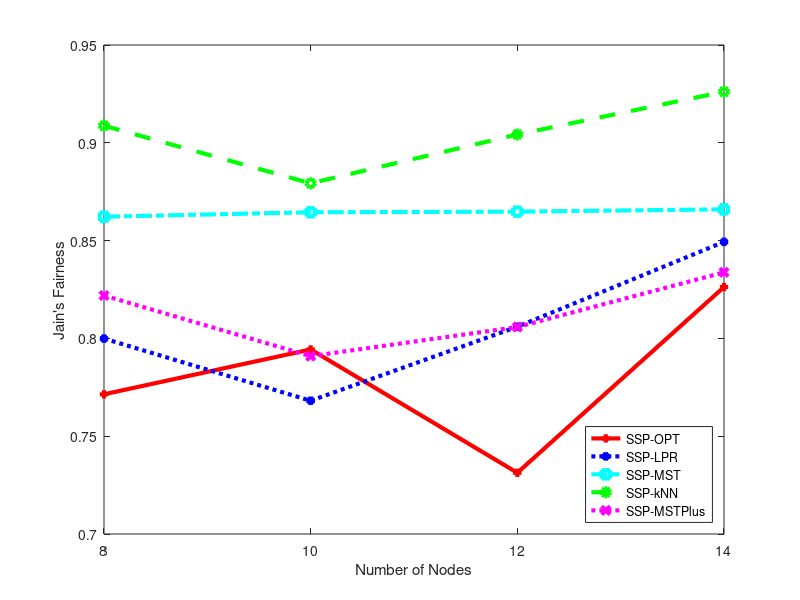

This chart was generated by the following MATLAB code: (Note: this script raises an error after producing the figure.)
figure(4);

X = [ 8, 10, 12, 14 ];


SSPOPTFI = [ 0.644538606403013, 0.822691879866518, 0.747713058900401, 0.794760204056465 ];
SSPOPTFO = [ 0.898293963254593, 0.766027964785086, 0.714881749219099, 0.857775303627212 ];
SSPLPRFI = [ 0.782314488161796, 0.728647301576072, 0.774116641748073, 0.832779930153244 ];
SSPLPRFO = [ 0.817526705235846, 0.807596883309288, 0.837795767655198, 0.865928535761973 ];
SSPMSTFI = [ 0.822544576795223, 0.825080233204196, 0.839390636270432, 0.837854487400366 ];
SSPMSTFO = [ 0.90187747124035, 0.903885193125847, 0.890217151691651, 0.894105229598556 ];
SSPkNNFI = [ 0.893938190338811, 0.850453462726795, 0.880363275951676, 0.90311510266677 ];
SSPkNNFO = [ 0.923575381939299, 0.908129448247687, 0.928170124652286, 0.949088988141605 ];
SSPMSTPFI = [ 0.827377157608367, 0.757709775017847, 0.785650963215899, 0.817969699972347 ];
SSPMSTPFO = [ 0.816480076701296, 0.82414136252063, 0.825963989929793, 0.849589667964235 ];

SSPOPT = (SSPOPTFI + SSPOPTFO) / 2
SSPLPR = (SSPLPRFI + SSPLPRFO) / 2
SSPMST = (SSPMSTFI + SSPMSTFO) / 2
SSPMSTP = (SSPMSTPFI + SSPMSTPFO) / 2
SSPkNN = (SSPkNNFI + SSPkNNFO) / 2

plot(X,SSPOPT,'-+r','LineWidth',3);

hold on;

plot(X,SSPLPR,':*b','LineWidth',3);
plot(X,SSPMST,'-.sc','LineWidth',3);
plot(X,SSPkNN,'--og ','LineWidth',3);
plot(X,SSPMSTP, ':xm', 'LineWidth', 3);

xlabel('Number of Nodes');
ylabel("Jain's Fairness");

legend('SSP-OPT','SSP-LPR','SSP-MST', 'SSP-kNN', 'SSP-MSTPlus',  "Location", "SouthEast")

set(gca, 'XTickMode', 'manual', 'XTick', X);

hold off;

fixAxes;

print(4, "fairness.eps", "-deps");
print(4, "fairness.pdf", "-dpdf");
